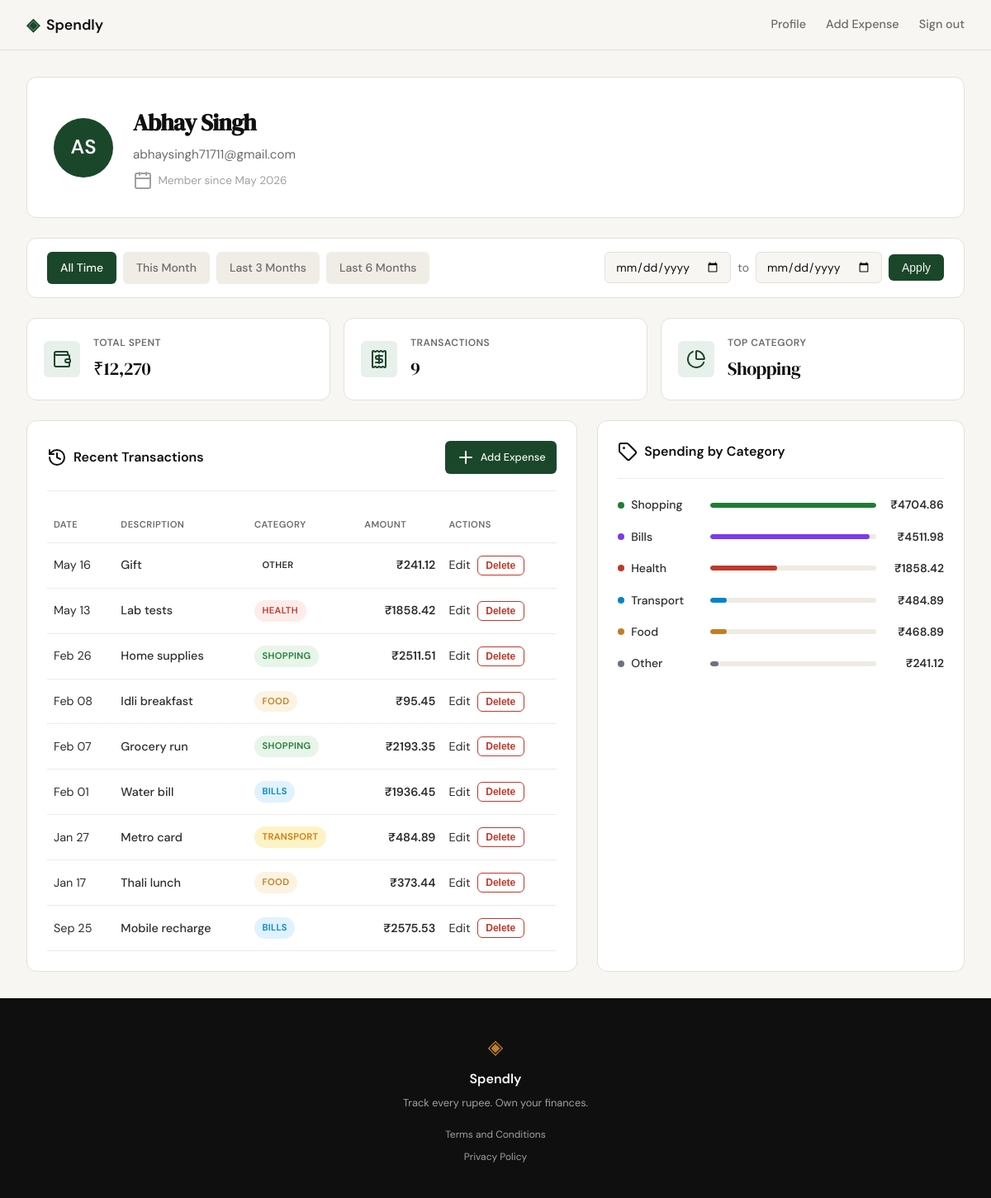
/profile (signed in), run on the app's committed database.
### tables this page shows
CREATE TABLE users (
            id INTEGER PRIMARY KEY AUTOINCREMENT,
            name TEXT NOT NULL,
            email TEXT UNIQUE NOT NULL,
            password_hash TEXT NOT NULL,
            created_at TEXT DEFAULT (datetime('now'))
        );

CREATE TABLE expenses (
            id INTEGER PRIMARY KEY AUTOINCREMENT,
            user_id INTEGER NOT NULL,
            amount REAL NOT NULL,
            category TEXT NOT NULL,
            date TEXT NOT NULL,
            description TEXT,
            created_at TEXT DEFAULT (datetime('now')),
            FOREIGN KEY (user_id) REFERENCES users(id)
        );

### app.py (the view)
@app.route("/profile")
def profile():
    if not session.get("user_id"):
        return redirect(url_for("login"))
    user_id = session.get("user_id")
    user = get_user_by_id(user_id)
    if not user:
        session.clear()
        return redirect(url_for("login"))
    date_from, date_to, start_date, end_date, active_filter = parse_date_filter(
        request.args
    )
    stats = get_user_stats(user_id, start_date, end_date)
    transactions = get_user_expenses(user_id, start_date, end_date)
    category_totals = {}
    for tx in transactions:
        cat = tx["category"]
        category_totals[cat] = round(category_totals.get(cat, 0) + tx["amount"], 2)
    color_map = {
        "Food": "orange",
        "Transport": "blue",
        "Bills": "purple",
        "Health": "red",
        "Shopping": "green",
        "Entertainment": "cyan",
    }
    max_amount = max(category_totals.values()) if category_totals else 1
    categories = []
    for name, amount in sorted(
        category_totals.items(), key=lambda x: x[1], reverse=True
    ):
        bar_width = int(round((amount / max_amount) * 100)) if max_amount > 0 else 0
        categories.append(
            {
                "name": name,
                "amount": amount,
                "color": color_map.get(name, "gray"),
                "bar_width": bar_width,
            }
        )
    today = date.today()
    this_month_start = date(today.year, today.month, 1).strftime("%Y-%m-%d")
    three_months_ago = (today - timedelta(days=90)).strftime("%Y-%m-%d")
    six_months_ago = (today - timedelta(days=180)).strftime("%Y-%m-%d")
    today_str = today.strftime("%Y-%m-%d")
    if date_from == this_month_start and date_to == today_str:
        active_filter = "this_month"
    elif date_from == three_months_ago and date_to == today_str:
        active_filter = "last_3_months"
    elif date_from == six_months_ago and date_to == today_str:
        active_filter = "last_6_months"
    return render_template(
        "profile.html",
        user=user,
        stats=stats,
        transactions=transactions,
        categories=categories,
        max_category_amount=max_amount,
        date_from=date_from,
        date_to=date_to,
        active_filter=active_filter,
        this_month_start=this_month_start,
        three_months_ago=three_months_ago,
        six_months_ago=six_months_ago,
        today=today_str,
    )

### templates/profile.html (shortened to what this page needs)
{% extends "base.html" %}
{% block head %}
<link rel="stylesheet" href="{{ url_for('static', filename='css/profile.css') }}">
{% endblock %}
{% block content %}
<div class="profile-page">
    <div class="profile-container">
        <div class="profile-header-card">
            <div class="user-avatar">
                {{ user.name.split()|map('first')|join('')|upper }}
            </div>
            <div class="user-info">
                <h1 class="user-name">{{ user.name }}</h1>
                <p class="user-email">{{ user.email }}</p>
                <p class="user-member">
                    <i data-lucide="calendar"></i>
                    Member since {{ user.member_since }}
                </p>
            </div>
        </div>
        <div class="filter-bar">
            <div class="filter-presets">
                <a href="{{ url_for('profile') }}" class="filter-preset {% if not active_filter %}active{% endif %}">All Time</a>
                <a href="{{ url_for('profile', date_from=this_month_start, date_to=today) }}" class="filter-preset {% if active_filter == 'this_month' %}active{% endif %}">This Month</a>
                <a href="{{ url_for('profile', date_from=three_months_ago, date_to=today) }}" class="filter-preset {% if active_filter == 'last_3_months' %}active{% endif %}">Last 3 Months</a>
                <a href="{{ url_for('profile', date_from=six_months_ago, date_to=today) }}" class="filter-preset {% if active_filter == 'last_6_months' %}active{% endif %}">Last 6 Months</a>
            </div>
            <form method="GET" action="{{ url_for('profile') }}" class="filter-custom">
                <input type="date" name="date_from" value="{{ date_from }}" class="filter-date-input">
                <span class="filter-date-separator">to</span>
                <input type="date" name="date_to" value="{{ date_to }}" class="filter-date-input">
                <button type="submit" class="filter-apply-btn">Apply</button>
            </form>
        </div>
        <div class="stats-row">
            <div class="stat-card">
                <div class="stat-icon">
                    <i data-lucide="wallet"></i>
                </div>
                <div class="stat-content">
                    <span class="stat-label">Total Spent</span>
                    <span class="stat-value">₹{{ "{:,}".format(stats.total_spent) }}</span>
                </div>
            </div>
            <div class="stat-card">
                <div class="stat-icon">
                    <i data-lucide="receipt"></i>
                </div>
                <div class="stat-content">
                    <span class="stat-label">Transactions</span>
                    <span class="stat-value">{{ stats.transactions }}</span>
                </div>
            </div>
            <div class="stat-card">
                <div class="stat-icon">
                    <i data-lucide="pie-chart"></i>
                </div>
                <div class="stat-content">
                    <span class="stat-label">Top Category</span>
                    <span class="stat-value">{{ stats.top_category }}</span>
                </div>
            </div>
        </div>
        <div class="profile-grid">
            <div class="transactions-card">
                <div class="card-header">
                    <h2 class="card-title">
                        <i data-lucide="history"></i>
                        Recent Transactions
                    </h2>
                    <a href="{{ url_for('add_expense') }}" class="btn-add-expense">
                        <i data-lucide="plus"></i> Add Expense
                    </a>
                </div>
                <div class="table-wrapper">
                    <table class="transactions-table">
                        <thead>
                            <tr>
                                <th>Date</th>
                                <th>Description</th>
                                <th>Category</th>
                                <th class="text-right">Amount</th>
                                <th>Actions</th>
                            </tr>
                        </thead>
                        <tbody>
                            {% for tx in transactions %}
                            <tr>
                                <td class="tx-date">{{ tx.date }}</td>
                                <td class="tx-desc">{{ tx.description }}</td>
                                <td>
                                    <span class="category-badge category-{{ tx.category|lower }}">
                                        {{ tx.category }}
                                    </span>
                                </td>
                                <td class="tx-amount">₹{{ "%.2f"|format(tx.amount) }}</td>
                                <td>
                                    <div class="tx-actions">
                                        <a href="{{ url_for('edit_expense', id=tx.id) }}" class="btn-edit-expense">Edit</a>
                                        <form method="POST" action="{{ url_for('delete_expense', id=tx.id) }}" class="tx-action-form" onsubmit="return confirm('Delete this expense?')">
                                            <button type="submit" class="btn-delete-expense">Delete</button>
                                        </form>
                                    </div>
                                </td>
                            </tr>
                            {% endfor %}
                        </tbody>
                    </table>
                </div>
            </div>
            <div class="categories-card">
                <div class="card-header">
                    <h2 class="card-title">
                        <i data-lucide="tag"></i>
                        Spending by Category
                    </h2>
                </div>
                <div class="categories-list">
                    {% for cat in categories %}
                    <div class="category-row">
                        <div class="category-info">
                            <span class="category-dot category-dot-{{ cat.color }}"></span>
                            <span class="category-name">{{ cat.name }}</span>
                        </div>
                        <div class="category-bar-container">
                            <div class="category-bar">
                                <div class="category-fill category-fill-{{ cat.color }}" style="width: {{ cat.bar_width }}%;"></div>
                            </div>
                        </div>
                        <span class="category-amount">₹{{ "%.2f"|format(cat.amount) }}</span>
                    </div>
                    {% endfor %}
                </div>
            </div>
        </div>
    </div>
</div>
{% endblock %}

### templates/base.html (shortened to what this page needs)
<!DOCTYPE html>
<html lang="en">
<head>
    <link rel="stylesheet" href="{{ url_for('static', filename='css/style.css') }}">
    {% block head %}{% endblock %}
</head>
<body>
    <nav class="navbar">
        <div class="nav-inner">
            <a href="{{ url_for('landing') }}" class="nav-brand">
                <span class="brand-icon">◈</span>
                <span class="brand-name">Spendly</span>
            </a>
            <div class="nav-links">
                {% if session.get('user_id') %}
                    <a href="{{ url_for('profile') }}" class="nav-link">Profile</a>
                    <a href="{{ url_for('add_expense') }}" class="nav-link">Add Expense</a>
                    <a href="{{ url_for('logout') }}">Sign out</a>
                {% else %}
                    <a href="{{ url_for('login') }}">Sign in</a>
                    <a href="{{ url_for('register') }}" class="nav-cta">Get started</a>
                {% endif %}
            </div>
        </div>
    </nav>
    <main class="main-content">
        {% block content %}{% endblock %}
    </main>
    <footer class="footer">
        <div class="footer-inner">
            <span class="brand-icon">◈</span>
            <span class="footer-name">Spendly</span>
            <p class="footer-copy">Track every rupee. Own your finances.</p>
            <div class="footer-links">
                <a href="/terms">Terms and Conditions</a>
                <a href="/privacy">Privacy Policy</a>
            </div>
        </div>
    </footer>
</body>
</html>

### data on the page
users: name "Abhay Singh", email "abhaysingh71711@gmail.com"
expenses: date "May 16", description "Gift", category "OTHER", amount "241.12", name "Other", {{ cat.bar_width }} 5 (drawn)
expenses: date "May 13", description "Lab tests", category "HEALTH", amount "1858.42", name "Health", {{ cat.bar_width }} 40 (drawn)
expenses: date "Feb 26", description "Home supplies", category "SHOPPING", amount "2511.51", name "Shopping", {{ cat.bar_width }} 100 (drawn), amount "4704.86"
expenses: date "Feb 08", description "Idli breakfast", category "FOOD", amount "95.45", name "Food", {{ cat.bar_width }} 10 (drawn), amount "468.89"
expenses: date "Feb 07", description "Grocery run", category "SHOPPING", amount "2193.35"
expenses: date "Feb 01", description "Water bill", category "BILLS", amount "1936.45", name "Bills", {{ cat.bar_width }} 96 (drawn), amount "4511.98"
expenses: date "Jan 27", description "Metro card", category "TRANSPORT", amount "484.89", name "Transport", {{ cat.bar_width }} 10 (drawn)
expenses: date "Jan 17", description "Thali lunch", category "FOOD", amount "373.44"
expenses: date "Sep 25", description "Mobile recharge", category "BILLS", amount "2575.53"

### other printed values
{{ user.name.split()|map('first')|join('')|upper }} "AS"
{{ user.member_since }} "May 2026"
{{ "{:,}".format(stats.total_spent) }} "12,270"
{{ stats.transactions }} "9"
{{ stats.top_category }} "Shopping"
